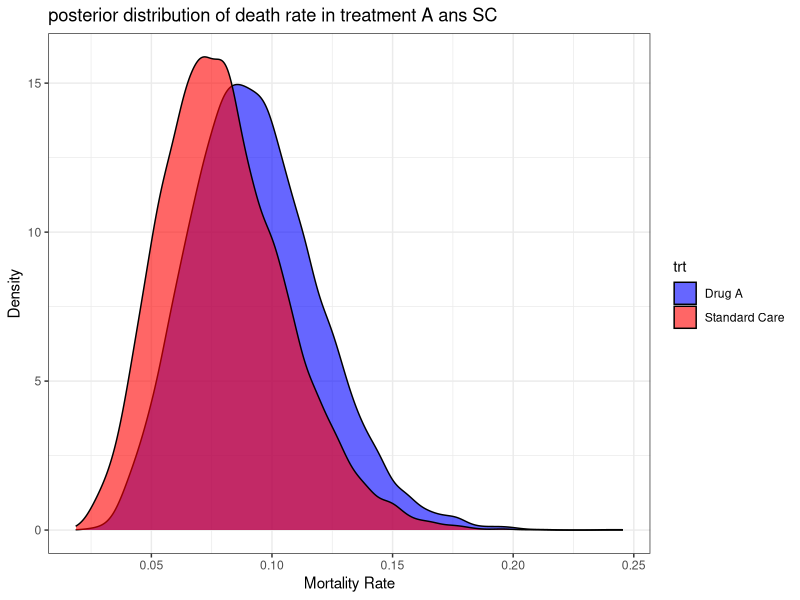
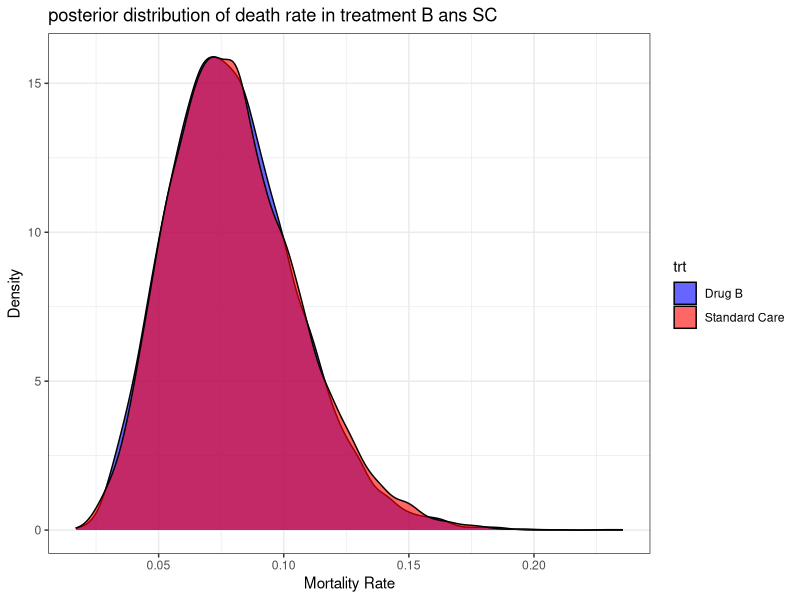
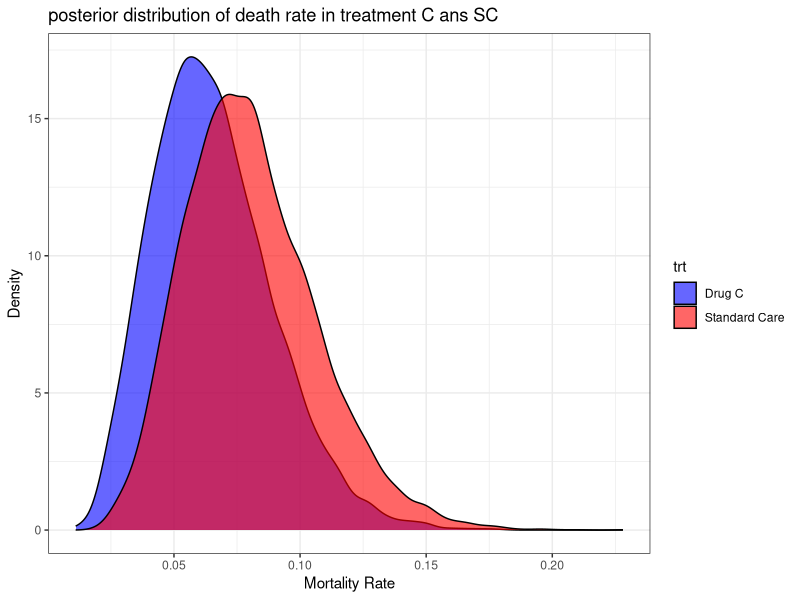
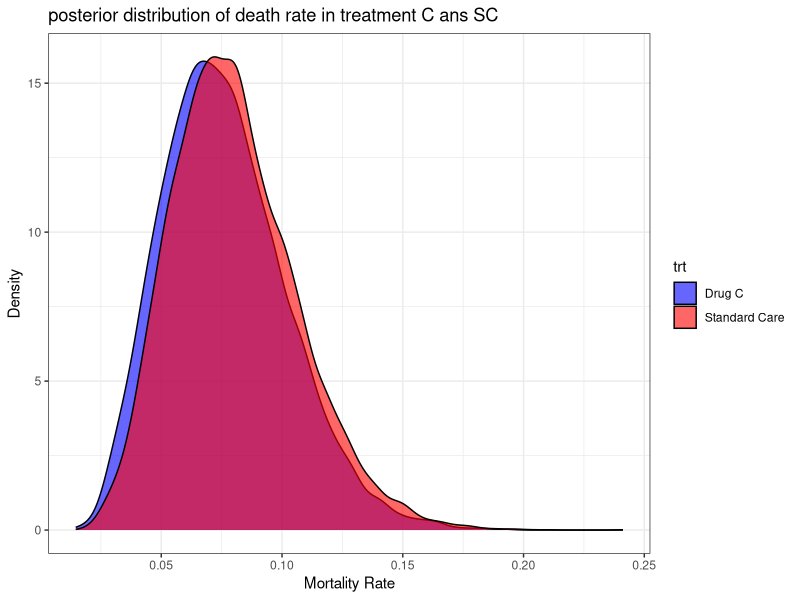
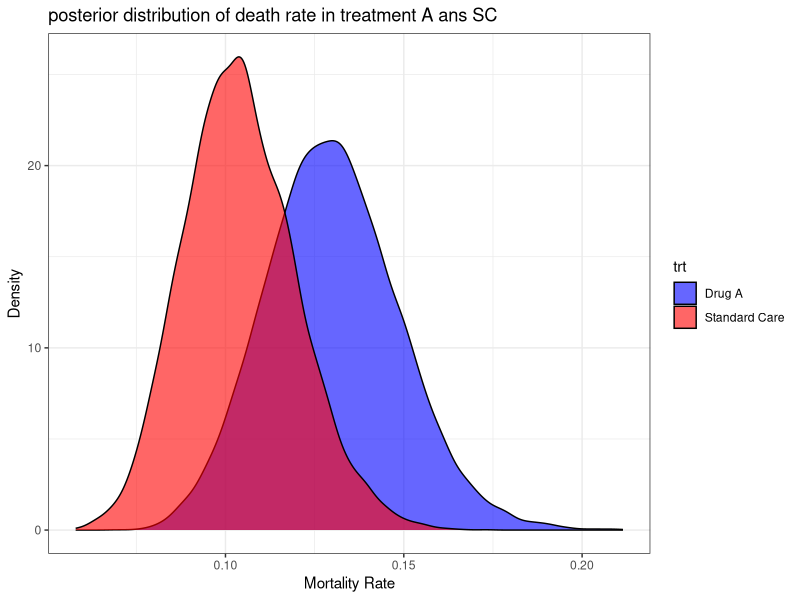
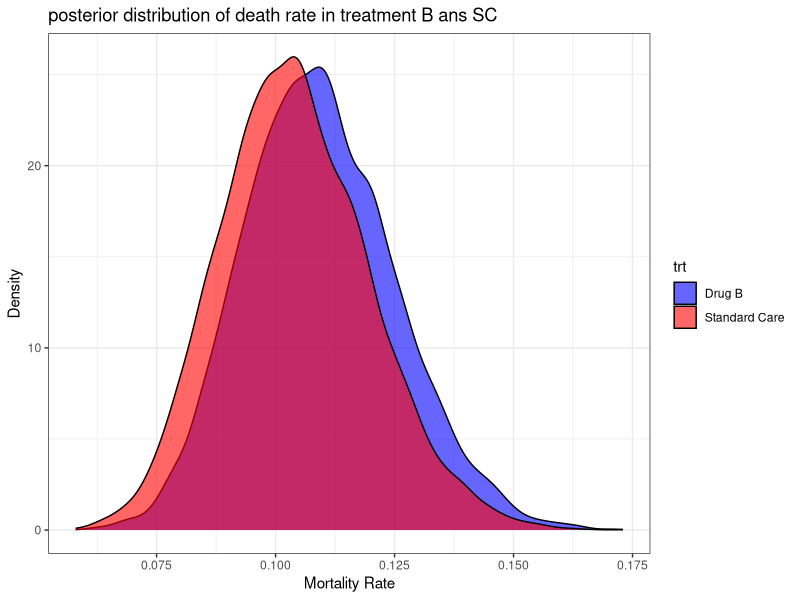
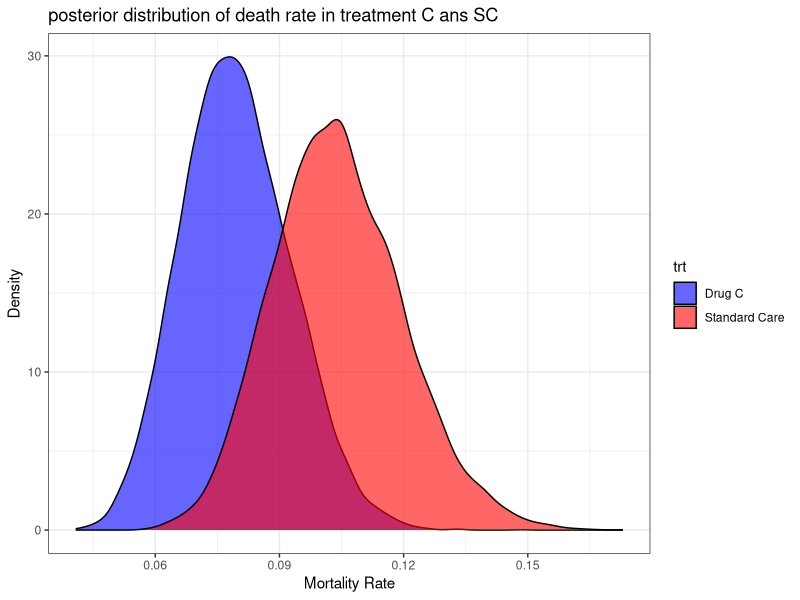
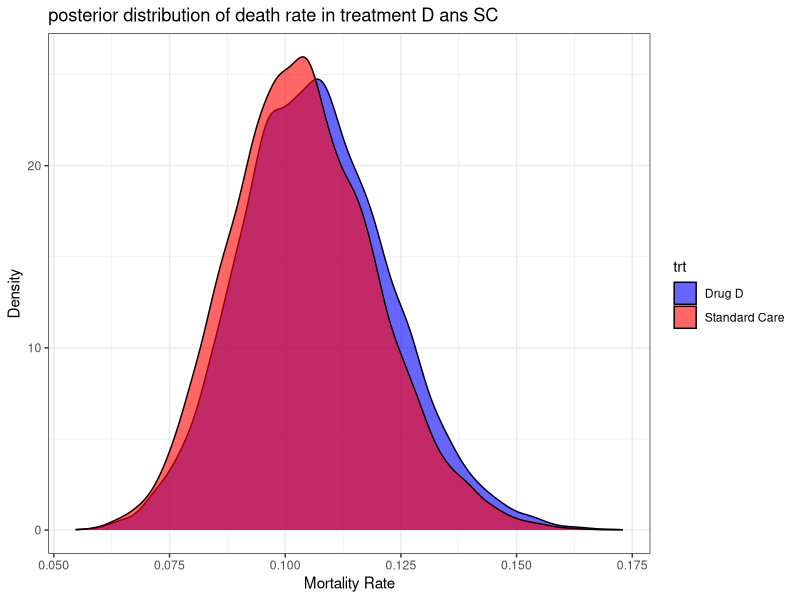

Recreate these plots in R, in order.
## ---- chunk 1

################################################################################

                   # Basket Trial with Bayesian Adaptive Design #

library(tidyverse)

# Set number of individuals
n <- 540  

# Create a data frame with ids and random treatment assignment
set.seed(123)

baseline <- data.frame(
  id = 1:540,
  treatment = sample(c("A", "B", "C", "D", "S"), n, replace = TRUE),
  fev_fvc_ratio = pmin(0.95, pmax(0.20, rnorm(n, mean = 0.75, sd = 0.15))),  # Simulating FEV values
  SGRQ = rnorm(n, mean = 40, sd = 15),  # Simulating SGRQ score
  age = sample(40:85, n, replace = TRUE),  # Random ages between 40 and 85
  sex = sample(c("M", "F"), n, replace = TRUE),  # Random gender
  BMI = rnorm(n, mean = 26, sd = 5)  # Simulating BMI
)

#summary of the baseline data
base_summary <- baseline %>%
  group_by(treatment) %>%
  summarise(
    N = n(),
    Males = sum(sex == "M"),
    Females = sum(sex == "F"),
    mean_BMI = mean(BMI, na.rm = T),
    SD_BMI = sd(BMI, na.rm = T),
    mean_ratio = mean(fev_fvc_ratio, na.rm = T),
    SD_ratio = sd(fev_fvc_ratio, na.rm = T),
    mean_SGRQ = mean(SGRQ, na.rm = T)
  )

print(base_summary)

## ---- chunk 2

library(tidyverse)
library(MCMCpack)
# First follow-up data before 1st interim analysis

#deaths
# A = 9
# B = 8
# C = 6
# D = 7
# S = 8


#Comparing drug A vs SC

d.A = 10
n.A = 115
d.S = 8
n.S = 109

#parior information (weekly informative)
alpha.A = 1
beta.A = 1
alpha.S = 1
beta.S = 1

#posterior distribution parameters
post.alpha.A = alpha.A + d.A
post.beta.A = beta.A + n.A - d.A

post.alpha.S = alpha.S + d.S
post.beta.S = beta.S + n.S - d.S

#generate posterior samples
set.seed(555)
post.dist.A = rbeta(10000, post.alpha.A, post.beta.A)
post.dist.S = rbeta(10000, post.alpha.S, post.beta.S)

# Estimate the probability that Drug A is better (lower mortality) than SC

p.A.better = mean(post.dist.A < post.dist.S)
p.A.better

#Plotting the data

data.A.S = data.frame(
  d.r = c(post.dist.A , post.dist.S),
  trt = rep(c("A", "S"), times = c(length(post.dist.A), length(post.dist.S)))
)

ggplot(data.A.S, aes(x = d.r , fill = trt)) +
         geom_density(alpha = 0.6) +
         labs(title = "posterior distribution of death rate in treatment A ans SC",
              x = "Mortality Rate",
              y = "Density")+
        scale_fill_manual(values = c("blue", "red"), labels = c("Drug A", "Standard Care"))+
        theme_bw()

#using MCMCpack

set.seed(555)
post.A = MCbinomialbeta(d.A, n.A, alpha.A, beta.A, mcmc = 10000)
post.S = MCbinomialbeta(d.S, n.S, alpha.S, beta.S, mcmc = 10000)

mean(post.A < post.S)

################################################################################

#Comparing drug B vs SC

d.B = 8
n.B = 110

#prior
alpha.B = 1
beta.B = 1

#posterior
post.alpha.B = alpha.B + d.B
post.beta.B = beta.B + n.B - d.B

#generating posterior samples
set.seed(555)
post.dist.B = rbeta(10000, post.alpha.B, post.beta.B)

#probability that drug B is better than SC

p.B.better = mean(post.dist.B < post.dist.S)
print(p.B.better)

#plotting distributions
data.B.S = data.frame(
  d.r = c(post.dist.B , post.dist.S),
  trt = rep(c("B", "S"), times = c(length(post.dist.B), length(post.dist.S)))
)

ggplot(data.B.S, aes(x = d.r , fill = trt)) +
  geom_density(alpha = 0.6) +
  labs(title = "posterior distribution of death rate in treatment B ans SC",
       x = "Mortality Rate",
       y = "Density")+
  scale_fill_manual(values = c("blue", "red"), labels = c("Drug B", "Standard Care"))+
  theme_bw()

#using MCMCpack
set.seed(555)
post.B = MCbinomialbeta(d.B , n.B, post.alpha.B, post.beta.B, mcmc = 10000)
mean(post.B < post.S)

################################################################################

#Comparing drug C vs SC

d.C = 6
n.C = 104

#prior
alpha.C = 1
beta.C = 1

#posterior
post.alpha.C = alpha.C + d.C
post.beta.C = beta.C + n.C - d.C

#generating samples
set.seed(555)
post.dist.C = rbeta(10000, post.alpha.C, post.beta.C)

p.C.better = mean(post.dist.C < post.dist.S)
print(p.C.better)

data.C.S = data.frame(
  d.r = c(post.dist.C , post.dist.S),
  trt = rep(c("C", "S"), times = c(length(post.dist.C), length(post.dist.S)))
)

ggplot(data.C.S, aes(x = d.r , fill = trt)) +
  geom_density(alpha = 0.6) +
  labs(title = "posterior distribution of death rate in treatment C ans SC",
       x = "Mortality Rate",
       y = "Density")+
  scale_fill_manual(values = c("blue", "red"), labels = c("Drug C", "Standard Care"))+
  theme_bw()

#using MCMCpack
set.seed(555)
post.C = MCbinomialbeta(d.C, n.C, post.alpha.C, post.beta.C, mcmc = 10000)
mean(post.C < post.S)

####################################################
       #comparing drug D vs SC

d.D = 7
n.D = 102

alpha.D = 1
beta.D = 1

post.alpha.D = alpha.D + d.D
post.beta.D = beta.D + n.D - d.D

set.seed(555)
post.dist.D = rbeta(10000, post.alpha.D, post.beta.D)
p.D.better = mean(post.dist.D < post.dist.S)
print(p.D.better)

data.D.S = data.frame(
  d.r = c(post.dist.D , post.dist.S),
  trt = rep(c("D", "S"), times = c(length(post.dist.D), length(post.dist.S)))
)

ggplot(data.D.S, aes(x = d.r , fill = trt)) +
  geom_density(alpha = 0.6) +
  labs(title = "posterior distribution of death rate in treatment C ans SC",
       x = "Mortality Rate",
       y = "Density")+
  scale_fill_manual(values = c("blue", "red"), labels = c("Drug C", "Standard Care"))+
  theme_bw()

#using MCMCpack
#using MCMCpack
set.seed(555)
post.D = MCbinomialbeta(d.D, n.D, post.alpha.D, post.beta.D, mcmc = 10000)
mean(post.D < post.S)

###############################################################################

#updating randomization probabilities for second round of recruitment
#fixing probability of randomization in SC to 0.20

p.better = c(p.A.better, p.B.better, p.C.better, p.D.better)
p.rand1 = (p.better/sum(p.better))*0.8
p.rand1 = c((p.rand1), S = 0.20)
print(p.rand1)
## ---- chunk 3
library(tidyverse)
library(MCMCpack)



################################################################################

                     #second interim analysis#
#Futility criteria: if the probability that drug is better than SC is less than 0.40 then the drug will be considered futile
#Efficacy criteria: If the probability that drug is better than SC is more than 0.95 then the drugs will be concluded better than SC

#treatment allocation in second round of recruitment (810 patients)
treatment2 = sample(c("A", "B", "C", "D", "S"), 810, prob = c(p.rand1), replace = TRUE)
table(treatment2)

#total patients in each arm (recruited)
#A = 115 + 98 = 213
#B = 110 + 171 = 281
#c = 104 + 217  = 321
#D = 102 + 161  = 263
#S = 109 + 163  = 272


#total deaths in each arm at seconf follow-up (before second interim analysis)
# A = 32     (15%)
# B = 34     (12.8)
# C = 27     (8.4%)
# D = 29     (11%)
# S = 31     (11.3%)


###############################################################################

               #drug A vs SC

d2.A = 32
n2.A = 213

d2.S = 31
n2.S = 272

#prior information from posterior of previous intermin analysis

alpha2.A = post.alpha.A
beta2.A = post.beta.A

alpha2.S = post.alpha.S
beta2.S = post.beta.S

#updated posterior parameters

post2.alpha.A = alpha2.A + d2.A
post2.beta.A = beta2.A + n2.A - d2.A

post2.alpha.S = alpha2.S + d2.S
post2.beta.S = beta2.S + n2.S - d2.S

#Generating samples
set.seed(555)
n = 10000
postdist2.A = rbeta(n, post2.alpha.A, post2.beta.A)
postdist2.S = rbeta(n, post2.alpha.S, post2.beta.S)
p2.A.better = mean(postdist2.A < postdist2.S)
print(p2.A.better)

#the probability is less than 0.40. hence treatment A is concluded to be futile

data2.A.S = data.frame(
  d.r = c(postdist2.A , postdist2.S),
  trt = rep(c("A", "S"), times = c(n, n))
)

ggplot(data2.A.S, aes(x = d.r , fill = trt)) +
  geom_density(alpha = 0.6) +
  labs(title = "posterior distribution of death rate in treatment A ans SC",
       x = "Mortality Rate",
       y = "Density")+
  scale_fill_manual(values = c("blue", "red"), labels = c("Drug A", "Standard Care"))+
  theme_bw()


#using MCMCpack

post2.A = MCbinomialbeta(d2.A, n2.A, post2.alpha.A, post2.beta.A, mcmc = n)
post2.S = MCbinomialbeta(d2.S, n2.S, post2.alpha.S, post2.beta.S, mcmc = n)
mean(post2.A < post2.S)


################################################################################

                           #drug B vs SC

d2.B = 34
n2.B = 281

alpha2.B = post.alpha.B
beta2.B = post.beta.B

post2.alpha.B = alpha2.B + d2.B
post2.beta.B = beta2.B + n2.B - d2.B

postdist2.B = rbeta(n , post2.alpha.B, post2.beta.B)
p2.B.better = mean(postdist2.B < postdist2.S)
print(p2.B.better)

data2.B.S = data.frame(
  d.r = c(postdist2.B , postdist2.S),
  trt = rep(c("B", "S"), times = c(n, n))
)

ggplot(data2.B.S, aes(x = d.r , fill = trt)) +
  geom_density(alpha = 0.6) +
  labs(title = "posterior distribution of death rate in treatment B ans SC",
       x = "Mortality Rate",
       y = "Density")+
  scale_fill_manual(values = c("blue", "red"), labels = c("Drug B", "Standard Care"))+
  theme_bw()


#using MCMCpack
post2.B = MCbinomialbeta(d2.B, n2.B, post2.alpha.B, post2.beta.B, mcmc = n)
mean(post2.B < post2.S)


################################################################################

                                   #drug C vs SC

d2.C = 27
n2.C = 321

alpha2.C = post.alpha.C
beta2.C = post.beta.C

post2.alpha.C = alpha2.C + d2.C
post2.beta.C = beta2.C + n2.C - d2.C

postdist2.C = rbeta(n , post2.alpha.C, post2.beta.C)
p2.C.better = mean(postdist2.C < postdist2.S)
print(p2.C.better)

data2.C.S = data.frame(
  d.r = c(postdist2.C , postdist2.S),
  trt = rep(c("C", "S"), times = c(n, n))
)

ggplot(data2.C.S, aes(x = d.r , fill = trt)) +
  geom_density(alpha = 0.6) +
  labs(title = "posterior distribution of death rate in treatment C ans SC",
       x = "Mortality Rate",
       y = "Density")+
  scale_fill_manual(values = c("blue", "red"), labels = c("Drug C", "Standard Care"))+
  theme_bw()


#using MCMCpack
post2.C = MCbinomialbeta(d2.C, n2.C, post2.alpha.C, post2.beta.C, mcmc = n)
mean(post2.C < post2.S)


################################################################################

                                 #drug D vs SC 31 263


d2.D = 31
n2.D = 263

alpha2.D = post.alpha.D
beta2.D = post.beta.D

post2.alpha.D = alpha2.D + d2.D
post2.beta.D = beta2.D + n2.D - d2.D

postdist2.D = rbeta(n , post2.alpha.D, post2.beta.D)
p2.D.better = mean(postdist2.D < postdist2.S)
print(p2.D.better)

data2.D.S = data.frame(
  d.r = c(postdist2.D , postdist2.S),
  trt = rep(c("D", "S"), times = c(n, n))
)

ggplot(data2.D.S, aes(x = d.r , fill = trt)) +
  geom_density(alpha = 0.6) +
  labs(title = "posterior distribution of death rate in treatment D ans SC",
       x = "Mortality Rate",
       y = "Density")+
  scale_fill_manual(values = c("blue", "red"), labels = c("Drug D", "Standard Care"))+
  theme_bw()


#using MCMCpack
post2.D = MCbinomialbeta(d2.D, n2.D, post2.alpha.D, post2.beta.D, mcmc = n)
mean(post2.D < post2.S)


#updated randomization probability
# Arm A hs been dropped


p2.better = c(p2.B.better, p2.C.better, p2.D.better)
p.rand2 = (p2.better/sum(p2.better))*0.75
p.rand2 = c((p.rand2), S = 0.25)
print(p.rand2)
## ---- chunk 4
library(tidyverse)
library(MCMCpack)

################################################################################

              #   3rd Interim Analysis  #

# Futility criteris: Futile if P(better) < 0.70
# Efficacy criteria: Better than SC is P(better) > 0.975
# Equivalence: if 0.80 < P(better) =< 0.975

#treatment allocation in third round of recruitment (860 patients)
treatment3 = sample(c("B", "C", "D", "S"), 860, prob = c(p.rand2), replace = TRUE)
table(treatment3)

#total patients in each arm (recruited)
#B = 281 + 147 = 428
#C = 321 + 328  = 649
#D = 263 + 179  = 442
#S = 272 + 206  = 478


#total deaths in each arm at third follow-up (before second interim analysis)
# B = 60     (14%)
# C = 59     (9%)
# D = 71     (16%)
# S = 66     (13.8%)


###############################################################################

                       #drug B vs SC

d3.B = 60
n3.B = 428

d3.S = 66
n3.S = 478

#prior
alpha3.B = post2.alpha.B
beta3.B = post2.beta.B

alpha3.S = post2.alpha.S
beta3.S = post2.beta.S

#posterior
post3.alpha.B = alpha3.B + d3.B
post3.beta.B = beta3.B + n3.B - d3.B

post3.alpha.S = alpha3.S + d3.S
post3.beta.S = beta3.S + n3.S - d3.S

#generating samples
set.seed(555)
postdist3.B = rbeta(n, post3.alpha.B , post3.beta.B)
postdist3.S = rbeta(n, post3.alpha.S , post3.beta.S)

p3.B.better = mean(postdist3.B < postdist3.S)
print(p3.B.better)

#plotting
data3.B.S = data.frame(
  d.r = c(postdist3.B , postdist3.S),
  trt = rep(c("B", "S"), times = c(n, n))
)

ggplot(data3.B.S, aes(x = d.r , fill = trt)) +
  geom_density(alpha = 0.6) +
  labs(title = "posterior distribution of death rate in treatment B ans SC",
       x = "Mortality Rate",
       y = "Density")+
  scale_fill_manual(values = c("blue", "red"), labels = c("Drug B", "Standard Care"))+
  theme_bw()

#using MCMCpack
set.seed(555)
post3.B = MCbinomialbeta(d3.B, n3.B, post3.alpha.B, post3.beta.B, mcmc = n)
post3.S = MCbinomialbeta(d3.S, n3.S, post3.alpha.S, post3.beta.S, mcmc = n)
mean(post3.B < post3.S)


###############################################################################

                            # drug C vs SC #


d3.C = 59
n3.C = 649

#prior
alpha3.C = post2.alpha.C
beta3.C = post2.beta.C

#posterior
post3.alpha.C = alpha3.C + d3.C
post3.beta.C = beta3.C + n3.C - d3.C

#generating samples
set.seed(555)
postdist3.C = rbeta(n, post3.alpha.C , post3.beta.C)
p3.C.better = mean(postdist3.C < postdist3.S)
print(p3.C.better)

#plotting
data3.C.S = data.frame(
  d.r = c(postdist3.C , postdist3.S),
  trt = rep(c("C", "S"), times = c(n, n))
)

ggplot(data3.C.S, aes(x = d.r , fill = trt)) +
  geom_density(alpha = 0.6) +
  labs(title = "posterior distribution of death rate in treatment C ans SC",
       x = "Mortality Rate",
       y = "Density")+
  scale_fill_manual(values = c("blue", "red"), labels = c("Drug C", "Standard Care"))+
  theme_bw()

#using MCMCpack
set.seed(555)
post3.C = MCbinomialbeta(d3.C, n3.C, post3.alpha.C, post3.beta.C, mcmc = n)
mean(post3.C < post3.S)


###############################################################################

                             # drug D vs SC #


d3.D = 71
n3.D = 442

#prior
alpha3.D = post2.alpha.D
beta3.D = post2.beta.D

#posterior
post3.alpha.D = alpha3.D + d3.D
post3.beta.D = beta3.D + n3.D - d3.D

#generating samples
set.seed(555)
postdist3.D = rbeta(n, post3.alpha.D , post3.beta.D)
p3.D.better = mean(postdist3.D < postdist3.S)
print(p3.D.better)

#plotting
data3.D.S = data.frame(
  d.r = c(postdist3.D , postdist3.S),
  trt = rep(c("D", "S"), times = c(n, n))
)

ggplot(data3.D.S, aes(x = d.r , fill = trt)) +
  geom_density(alpha = 0.6) +
  labs(title = "posterior distribution of death rate in treatment D ans SC",
       x = "Mortality Rate",
       y = "Density")+
  scale_fill_manual(values = c("blue", "red"), labels = c("Drug D", "Standard Care"))+
  theme_bw()

#using MCMCpack
set.seed(555)
post3.D = MCbinomialbeta(d3.D, n3.D, post3.alpha.D, post3.beta.D, mcmc = n)
mean(post3.D < post3.S)
